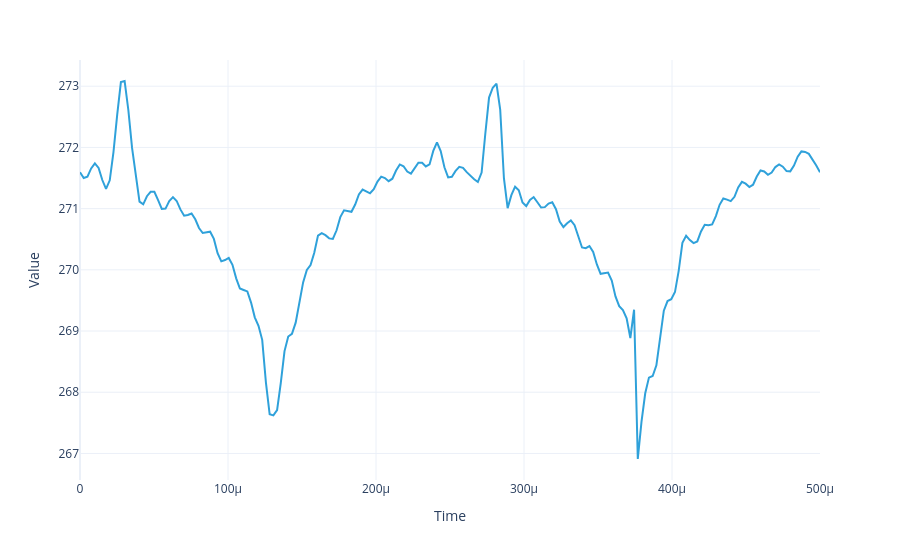

The notebook cell saved with this chart:
### Code cell
mu = dict(nu=2*np.pi*4e3)
model, sol = lgs.adaptive_stationary_floquet_model(
    dict(
        DetuningHz1="620e5 * 2 * (nu * t)/(2 * pi)", 
    ),
    np.linspace(0, 2/4e3, 200),
    80,
    mu_refine=mu,
    rtol=.01,
    # preconditioner_block_size=lgs.rhs(VelocityGroups(1)).array.size,
)
model.reconstructed_total_flux(sol, mu).real.visualize()

### Figure 1 — Plotly figure (JSON) as saved in the notebook; plotly's stock layout.template omitted (floating-point values rounded to 4 significant figures; data arrays with more than 128 entries replaced by an {"elided": "..."} marker saying what was removed)
{"data": [{"hovertemplate": "Time=%{x}<br>Value=%{y}<extra></extra>", "legendgroup": "", "line": {"color": "#2fa1da", "dash": "solid"}, "marker": {"symbol": "circle"}, "mode": "lines", "name": "", "orientation": "v", "showlegend": false, "type": "scatter", "x": {"elided": "200 float values"}, "xaxis": "x", "y": {"elided": "200 float values"}, "yaxis": "y"}], "layout": {"legend": {"title": {}, "tracegroupgap": 0}, "margin": {"t": 60}, "xaxis": {"anchor": "y", "domain": [0, 1], "title": {"text": "Time"}}, "yaxis": {"anchor": "x", "domain": [0, 1], "title": {"text": "Value"}}}}
